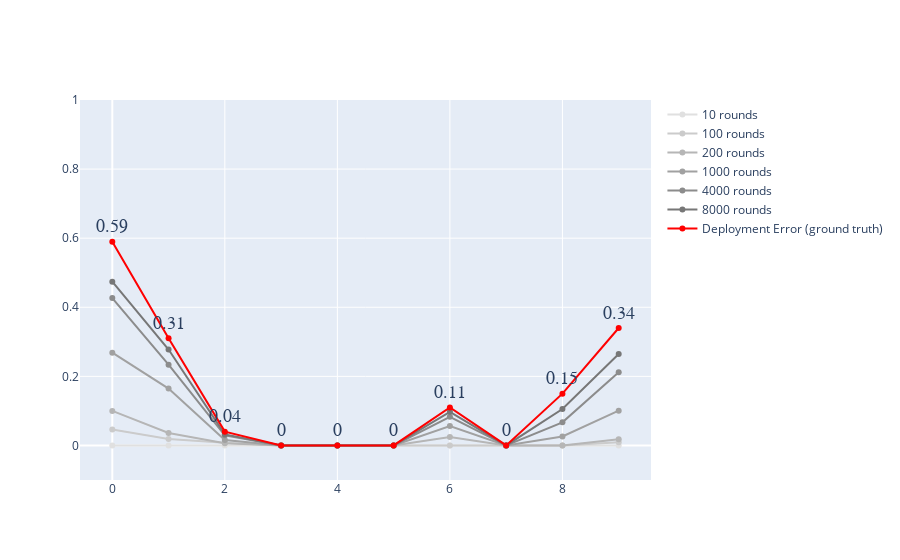

Notebook source saved alongside this figure:
### Code cell
import pandas as pd





df = np.vstack( [ np.array([0,1,2,3,4,5,6,7,8,9]),  np.round( final_probas , 2) ] ).T
df = pd.DataFrame(df)
df.columns = ['index', 'ground_truth'] 

for k in estimates_history.keys():
    df[str(k)] = estimates_history[k]

steps = round( (224 - 96) / len(estimates_history.keys() ) )
greys = np.arange(224, 96, -steps)

fig = go.Figure( )

for i , k in enumerate( estimates_history.keys() ):
    col = greys[i]
    fig.add_trace(go.Scatter(x=df['index'], y=df[str(k)], line=dict(color='rgb({},{},{})'.format(col,col,col) ) ,mode='lines+markers',  name='{} rounds'.format(k),   showlegend=True ))

fig.add_trace(go.Scatter(x=df['index'], y=df['ground_truth'], text = df['ground_truth'],  line=dict(color='rgb(255,0,0)' ), textfont=dict( family="sans serif", size=18) ,mode='lines+markers+text',  name='Deployment Error (ground truth)',   showlegend=True ))

fig.update_traces(textposition="top center")

fig.update_layout(yaxis_range=[-0.1,1])

fig.show(legend=True)
# fig.write_image("./estimates_imbalanced.png")

### Figure 1 — Plotly figure (JSON) as saved in the notebook; plotly's stock layout.template omitted (floating-point values rounded to 4 significant figures)
{"data": [{"line": {"color": "rgb(224,224,224)"}, "mode": "lines+markers", "name": "10 rounds", "showlegend": true, "x": [0, 1, 2, 3, 4, 5, 6, 7, 8, 9], "y": [0, 0, 0, 0, 0, 0, 0, 0, 0, 0], "type": "scatter", "textposition": "top center"}, {"line": {"color": "rgb(203,203,203)"}, "mode": "lines+markers", "name": "100 rounds", "showlegend": true, "x": [0, 1, 2, 3, 4, 5, 6, 7, 8, 9], "y": [0.0463, 0.01852, 0.007813, 0, 0, 0, 0, 0, 0, 0.009346], "type": "scatter", "textposition": "top center"}, {"line": {"color": "rgb(182,182,182)"}, "mode": "lines+markers", "name": "200 rounds", "showlegend": true, "x": [0, 1, 2, 3, 4, 5, 6, 7, 8, 9], "y": [0.1, 0.03604, 0.006369, 0, 0, 0, 0.02459, 0, 0, 0.01818], "type": "scatter", "textposition": "top center"}, {"line": {"color": "rgb(161,161,161)"}, "mode": "lines+markers", "name": "1000 rounds", "showlegend": true, "x": [0, 1, 2, 3, 4, 5, 6, 7, 8, 9], "y": [0.2686, 0.1646, 0.01596, 0, 0, 0, 0.05607, 0, 0.02597, 0.1006], "type": "scatter", "textposition": "top center"}, {"line": {"color": "rgb(140,140,140)"}, "mode": "lines+markers", "name": "4000 rounds", "showlegend": true, "x": [0, 1, 2, 3, 4, 5, 6, 7, 8, 9], "y": [0.4267, 0.2338, 0.02952, 0, 0, 0, 0.08303, 0, 0.06689, 0.2116], "type": "scatter", "textposition": "top center"}, {"line": {"color": "rgb(119,119,119)"}, "mode": "lines+markers", "name": "8000 rounds", "showlegend": true, "x": [0, 1, 2, 3, 4, 5, 6, 7, 8, 9], "y": [0.4739, 0.2776, 0.03211, 0, 0, 0, 0.09726, 0, 0.1055, 0.2648], "type": "scatter", "textposition": "top center"}, {"line": {"color": "rgb(255,0,0)"}, "mode": "lines+markers+text", "name": "Deployment Error (ground truth)", "showlegend": true, "text": [0.59, 0.31, 0.04, 0, 0, 0, 0.11, 0, 0.15, 0.34], "textfont": {"family": "sans serif", "size": 18}, "x": [0, 1, 2, 3, 4, 5, 6, 7, 8, 9], "y": [0.59, 0.31, 0.04, 0, 0, 0, 0.11, 0, 0.15, 0.34], "type": "scatter", "textposition": "top center"}], "layout": {"yaxis": {"range": [-0.1, 1]}}}
